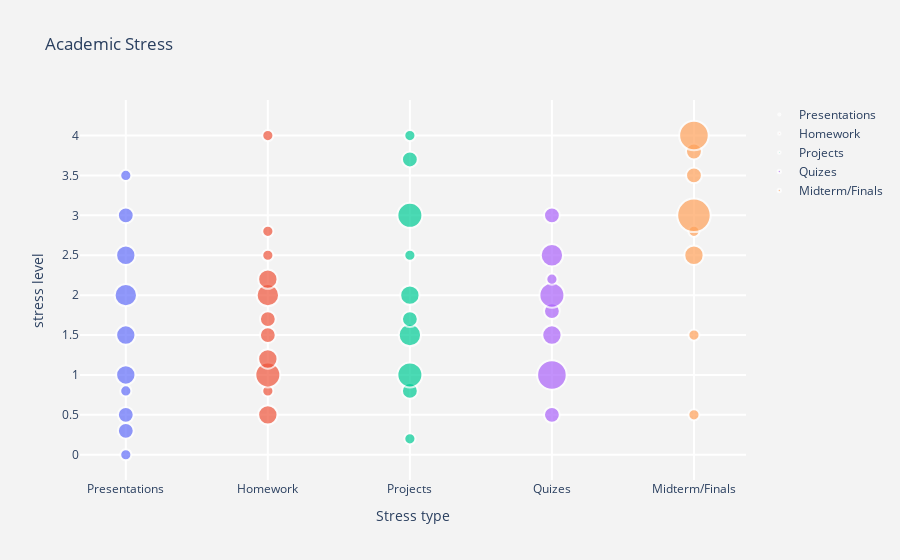

Notebook cell for this chart:
### Code cell
fig = go.Figure()

for stress, data in stress_final.items():
    fig.add_trace(go.Scatter( x=data['x'],
         y=data[stress],name=stress
         , marker_size=data['weight'],text=data['hover']
        ))
# Tune marker appearance and layout

sizeref =  2.*80/(100**2)


fig.update_traces(mode='markers', marker=dict(sizemode='area',
                                              sizeref=sizeref, line_width=2))

fig.update_layout(
    title='Academic Stress',
    xaxis=dict(
        title='Stress type',
        gridcolor='white',
        gridwidth=2,
    ),
    yaxis=dict(
        title='stress level',
        gridcolor='white',
        gridwidth=2,
    ),
    paper_bgcolor='rgb(243, 243, 243)',
    plot_bgcolor='rgb(243, 243, 243)',
)

# fig = px.scatter(df, x='Presentations', size="weight_1",
#             log_x=True, size_max=60)
fig.show()

### Figure 1 — Plotly figure (JSON) as saved in the notebook; plotly's stock layout.template omitted (floating-point values rounded to 4 significant figures)
{"data": [{"marker": {"line": {"width": 2}, "size": [1, 2, 2, 1, 3, 3, 4, 3, 2, 1], "sizemode": "area", "sizeref": 0.016}, "mode": "markers", "name": "Presentations", "text": ["Stress:Presentations<br>Stress level:0.0<br>Weight:1", "Stress:Presentations<br>Stress level:0.3<br>Weight:2", "Stress:Presentations<br>Stress level:0.5<br>Weight:2", "Stress:Presentations<br>Stress level:0.8<br>Weight:1", "Stress:Presentations<br>Stress level:1.0<br>Weight:3", "Stress:Presentations<br>Stress level:1.5<br>Weight:3", "Stress:Presentations<br>Stress level:2.0<br>Weight:4", "Stress:Presentations<br>Stress level:2.5<br>Weight:3", "Stress:Presentations<br>Stress level:3.0<br>Weight:2", "Stress:Presentations<br>Stress level:3.5<br>Weight:1"], "type": "scatter", "x": ["Presentations", "Presentations", "Presentations", "Presentations", "Presentations", "Presentations", "Presentations", "Presentations", "Presentations", "Presentations"], "y": [0, 0.3, 0.5, 0.8, 1, 1.5, 2, 2.5, 3, 3.5]}, {"marker": {"line": {"width": 2}, "size": [3, 1, 5, 3, 2, 2, 4, 3, 1, 1, 1], "sizemode": "area", "sizeref": 0.016}, "mode": "markers", "name": "Homework", "text": ["Stress:Homework<br>Stress level:0.5<br>Weight:3", "Stress:Homework<br>Stress level:0.8<br>Weight:1", "Stress:Homework<br>Stress level:1.0<br>Weight:5", "Stress:Homework<br>Stress level:1.2<br>Weight:3", "Stress:Homework<br>Stress level:1.5<br>Weight:2", "Stress:Homework<br>Stress level:1.7<br>Weight:2", "Stress:Homework<br>Stress level:2.0<br>Weight:4", "Stress:Homework<br>Stress level:2.2<br>Weight:3", "Stress:Homework<br>Stress level:2.5<br>Weight:1", "Stress:Homework<br>Stress level:2.8<br>Weight:1", "Stress:Homework<br>Stress level:4.0<br>Weight:1"], "type": "scatter", "x": ["Homework", "Homework", "Homework", "Homework", "Homework", "Homework", "Homework", "Homework", "Homework", "Homework", "Homework"], "y": [0.5, 0.8, 1, 1.2, 1.5, 1.7, 2, 2.2, 2.5, 2.8, 4]}, {"marker": {"line": {"width": 2}, "size": [1, 2, 5, 4, 2, 3, 1, 5, 2, 1], "sizemode": "area", "sizeref": 0.016}, "mode": "markers", "name": "Projects", "text": ["Stress:Projects<br>Stress level:0.2<br>Weight:1", "Stress:Projects<br>Stress level:0.8<br>Weight:2", "Stress:Projects<br>Stress level:1.0<br>Weight:5", "Stress:Projects<br>Stress level:1.5<br>Weight:4", "Stress:Projects<br>Stress level:1.7<br>Weight:2", "Stress:Projects<br>Stress level:2.0<br>Weight:3", "Stress:Projects<br>Stress level:2.5<br>Weight:1", "Stress:Projects<br>Stress level:3.0<br>Weight:5", "Stress:Projects<br>Stress level:3.7<br>Weight:2", "Stress:Projects<br>Stress level:4.0<br>Weight:1"], "type": "scatter", "x": ["Projects", "Projects", "Projects", "Projects", "Projects", "Projects", "Projects", "Projects", "Projects", "Projects"], "y": [0.2, 0.8, 1, 1.5, 1.7, 2, 2.5, 3, 3.7, 4]}, {"marker": {"line": {"width": 2}, "size": [2, 7, 3, 2, 5, 1, 4, 2], "sizemode": "area", "sizeref": 0.016}, "mode": "markers", "name": "Quizes", "text": ["Stress:Quizes<br>Stress level:0.5<br>Weight:2", "Stress:Quizes<br>Stress level:1.0<br>Weight:7", "Stress:Quizes<br>Stress level:1.5<br>Weight:3", "Stress:Quizes<br>Stress level:1.8<br>Weight:2", "Stress:Quizes<br>Stress level:2.0<br>Weight:5", "Stress:Quizes<br>Stress level:2.2<br>Weight:1", "Stress:Quizes<br>Stress level:2.5<br>Weight:4", "Stress:Quizes<br>Stress level:3.0<br>Weight:2"], "type": "scatter", "x": ["Quizes", "Quizes", "Quizes", "Quizes", "Quizes", "Quizes", "Quizes", "Quizes"], "y": [0.5, 1, 1.5, 1.8, 2, 2.2, 2.5, 3]}, {"marker": {"line": {"width": 2}, "size": [1, 1, 3, 1, 9, 2, 2, 7], "sizemode": "area", "sizeref": 0.016}, "mode": "markers", "name": "Midterm/Finals", "text": ["Stress:Midterm/Finals<br>Stress level:0.5<br>Weight:1", "Stress:Midterm/Finals<br>Stress level:1.5<br>Weight:1", "Stress:Midterm/Finals<br>Stress level:2.5<br>Weight:3", "Stress:Midterm/Finals<br>Stress level:2.8<br>Weight:1", "Stress:Midterm/Finals<br>Stress level:3.0<br>Weight:9", "Stress:Midterm/Finals<br>Stress level:3.5<br>Weight:2", "Stress:Midterm/Finals<br>Stress level:3.8<br>Weight:2", "Stress:Midterm/Finals<br>Stress level:4.0<br>Weight:7"], "type": "scatter", "x": ["Midterm/Finals", "Midterm/Finals", "Midterm/Finals", "Midterm/Finals", "Midterm/Finals", "Midterm/Finals", "Midterm/Finals", "Midterm/Finals"], "y": [0.5, 1.5, 2.5, 2.8, 3, 3.5, 3.8, 4]}], "layout": {"paper_bgcolor": "rgb(243, 243, 243)", "plot_bgcolor": "rgb(243, 243, 243)", "title": {"text": "Academic Stress"}, "xaxis": {"gridcolor": "white", "gridwidth": 2, "title": {"text": "Stress type"}}, "yaxis": {"gridcolor": "white", "gridwidth": 2, "title": {"text": "stress level"}}}}
